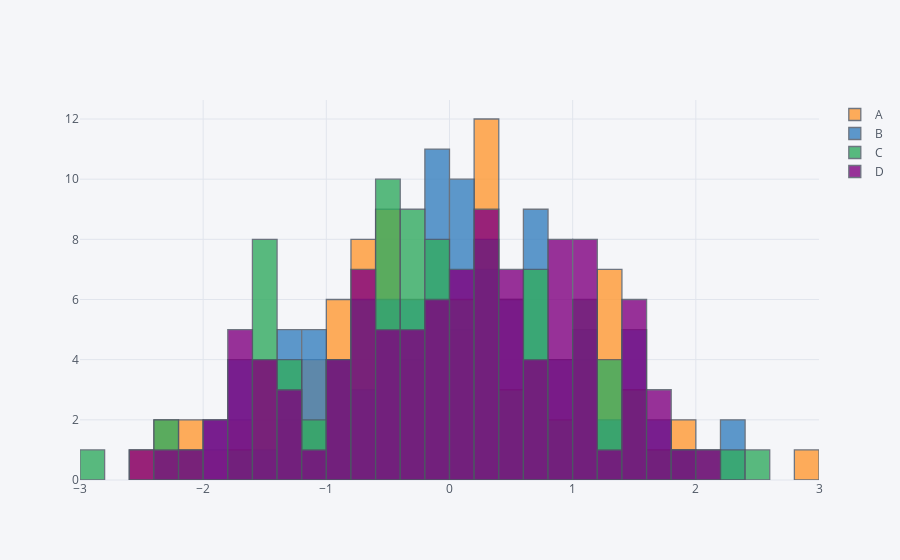

The code cell stored with this chart in its notebook:
### Code cell
df.iplot(kind='hist',bins=40)
